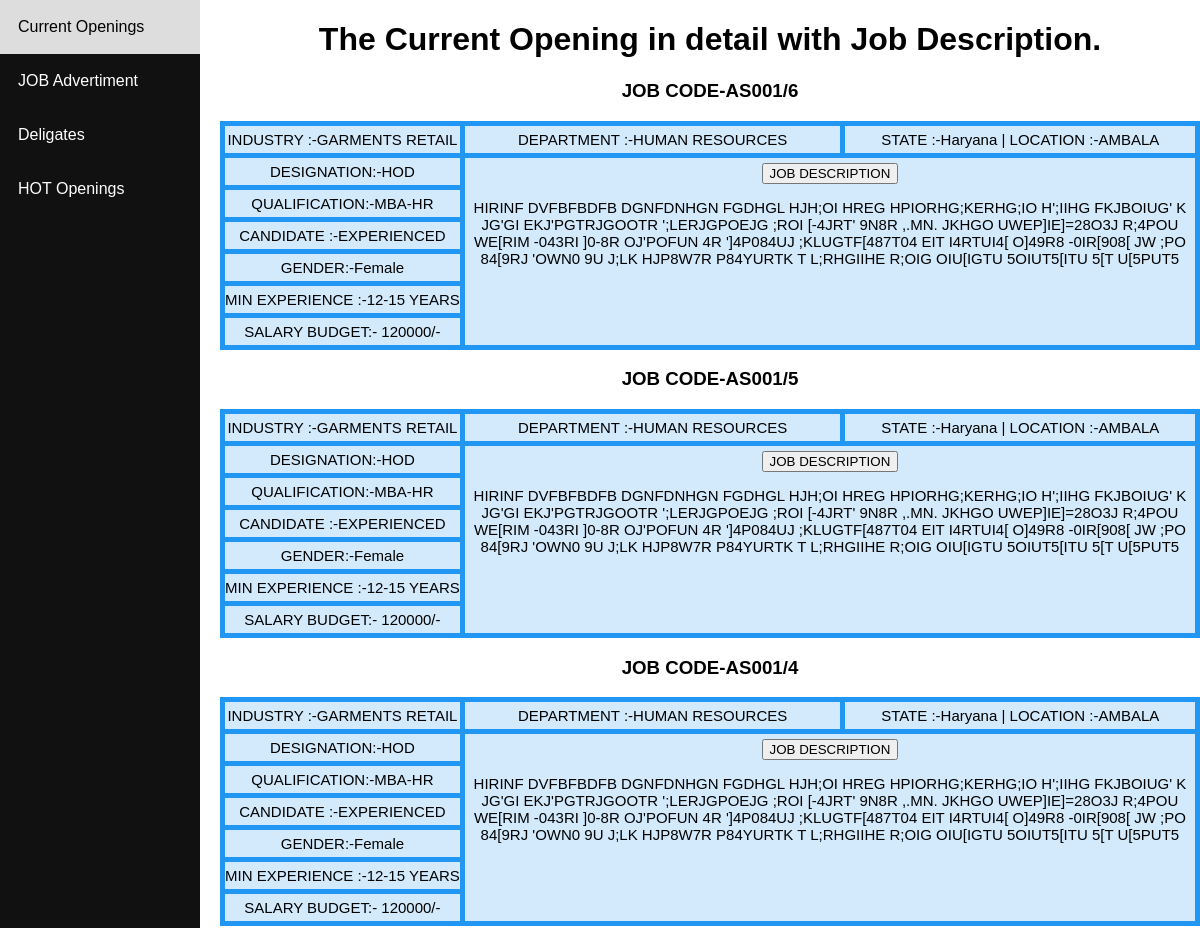
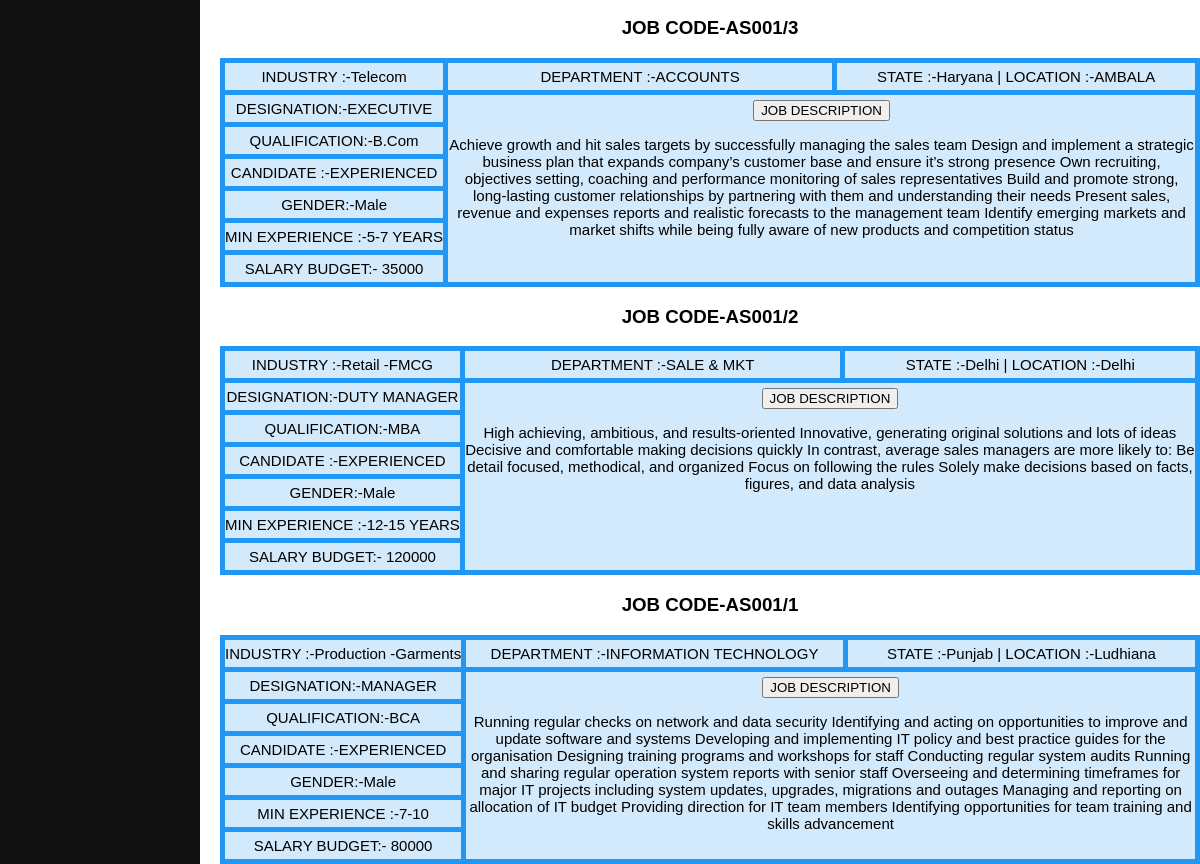
The page /copening/ on the database as committed earlier (2 pictures, top to bottom).
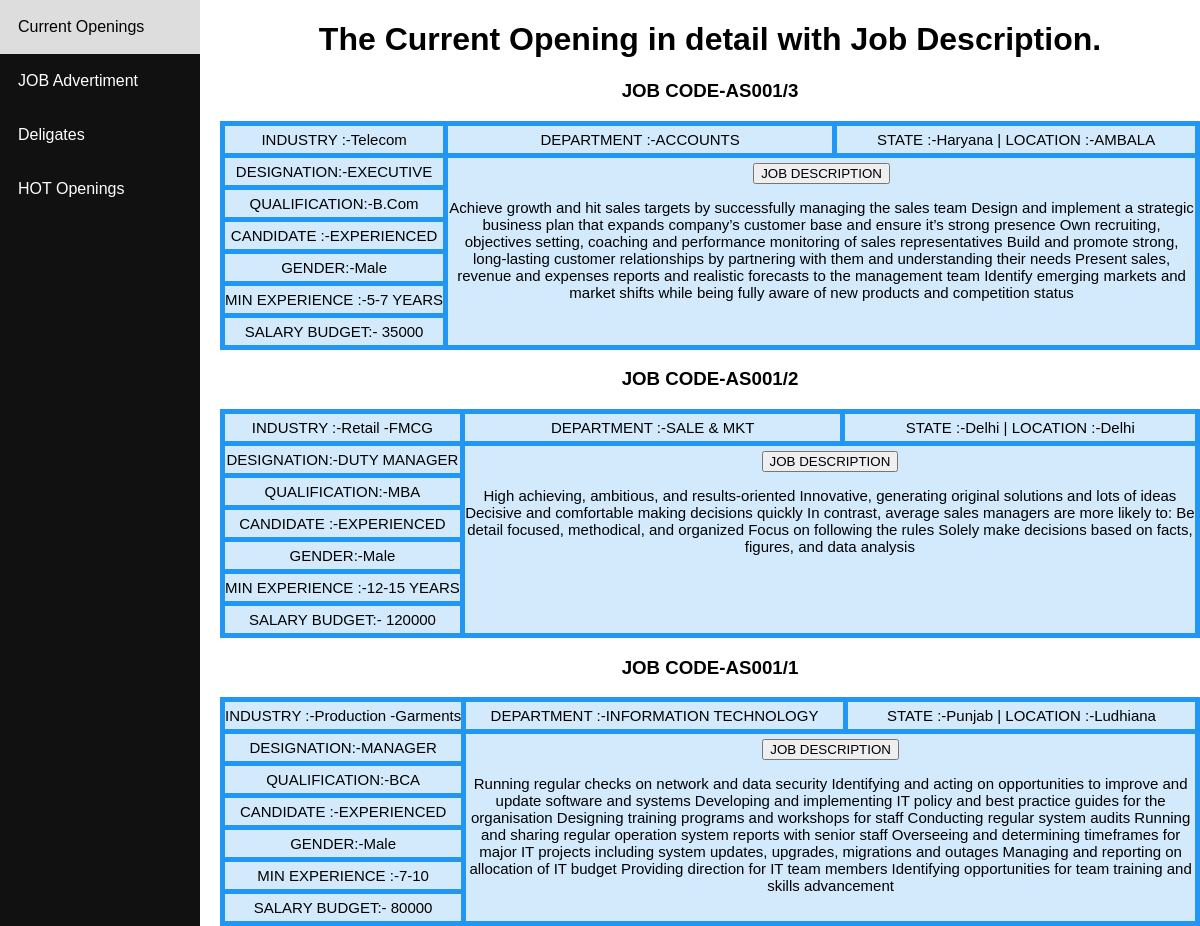
The same page on the database as committed later.
### jobsopening/models.py (models this page shows)
class opening(models.Model):
	Deligate=models.ForeignKey(deligate,null=True,blank=True,on_delete=models.SET_NULL)
	Regno = models.CharField(default=0,max_length=100)
	Industry = models.CharField(default=0,max_length=100)
	Location=models.CharField(default=0,max_length=100)
	State= models.CharField(default=0,choices=STATE_CHOICES, max_length=100)
	Department= models.CharField(default=0,choices=DEPT_CHOICES, max_length=50)
	Qualification=models.CharField(default=0,max_length=100)
	Designation = models.CharField(default=0,choices=DESIG_CHOICES, max_length=50)
	Ctype = models.CharField(default=0,choices=CAND_CHOICES, max_length=50)
	Gender = models.CharField(default=0,choices=GENDER_CHOICES, max_length=50)
	Minexp=models.CharField(default=0,choices=EXP_CHOICES, max_length=50)
	Budget = models.CharField(default=0,max_length=50)
	DetailJD  =models.TextField(default=0,)

### deligates/models.py (models this page shows)
class deligate(models.Model):
	Regno= models.CharField(default=0,max_length=100)
	Name=models.CharField(default=0,max_length=100)
	Address=models.TextField(default=0,max_length=255)
	City=models.CharField(default=0,max_length=100)
	Pincode=models.IntegerField()
	State= models.CharField(default=0,choices=STATE_CHOICES, max_length=100)
	Mobno= models.CharField(default=0,max_length=15)
	Mailid=models.CharField(default=0,max_length=100)

### jobsopening/views.py (the view)
# urls.py: path('copening/',jopening),
def jopening(request):
	obj = opening.objects.all().order_by("-pk")
	return render(request,'copening.html', {'opening':obj})

### templates/copening.html (shortened to what this page needs)
<!DOCTYPE html PUBLIC "-//W3C//DTD XHTML 1.0 Transitional//EN" "http://www.w3.org/TR/xhtml1/DTD/xhtml1-transitional.dtd">
<html xmlns="http://www.w3.org/1999/xhtml">
<head>
</head>
<div class="sidenav">
  <a href="/copening">Current Openings</a>
  <a href="/jobadd">JOB Advertiment</a>
  <a href="/deligate">Deligates</a>
  <a href="/hotopening">HOT Openings</a>
</div>
<div class="content">
  <center> <h1> The Current Opening in detail with Job Description. </center>
  {% for i in opening %}
    <div> <center>  <h3> JOB CODE-{{i.Deligate.Regno}}/{{i.id}}   </h3>        </center> </div>
    <div class="grid-container">
      <div class="item1">INDUSTRY  :-{{ i.Industry}}</div>
      <div class="item2">DEPARTMENT  :-{{ i.Department }}</div>
      <div class="item3">STATE  :-{{ i.State }} | LOCATION :-{{ i.Location }}</div>
      <div class="item4">DESIGNATION:-{{ i.Designation }}</div>
      <div class="item5"><center> <button>   JOB  DESCRIPTION </button> </center>
                 <p>{{ i.DetailJD }}</p>
      </div>
      <div class="item6">QUALIFICATION:-{{ i.Qualification }}</div>
      <div class="item7">CANDIDATE :-{{ i.Ctype }}</div>
      <div class="item8">GENDER:-{{ i.Gender }}</div>
      <div class="item9">MIN EXPERIENCE :-{{ i.Minexp }}</div>
      <div class="item10">SALARY BUDGET:- {{ i.Budget }}</div>
    </div>
  {% endfor %}
</div>
<body>
</body>
</html>

### templates/copening.html (style rules this page uses)
* { box-sizing: border-box; }
body { margin: 0; font-family: Arial, Helvetica, sans-serif; }
.sidenav { height: 100%; width: 200px; position: fixed; z-index: 5; top: 0; left: 0; background-color: #111; overflow-x: hidden; }
.sidenav a { color: white; padding: 18px; text-decoration: none; display: block; }
.content { margin-left: 200px; padding-left: 20px; }
.grid-container { display: grid; grid-template-columns: auto auto auto; grid-gap: 5px; background-color: #2196F3; padding: 5px; }
.grid-container > div { background-color: rgba(255, 255, 255, 0.8); text-align: center; padding: 5px 0; font-size: 15px; }
.item5 { grid-area: 2 / 2 / 8 / 4; }

Rows that differ between the two databases and show on the page:
removed opening: Deligate.Regno "AS001", id "6", Industry "GARMENTS RETAIL", Department "HUMAN RESOURCES", State "Haryana", Location "AMBALA", Designation "HOD", DetailJD "HIRINF DVFBFBDFB DGNFDNHGN FGDHGL HJH;OI HREG HPIORHG;KERHG;IO H';IIHG FKJBOIUG' K JG'GI EKJ'PGTRJGOOTR ';LERJGPOEJG ;ROI [-4JRT' 9N8R ,.MN. JKHGO UWEP]IE]=28O3J R;4POU WE[RIM -043RI ]0-8R OJ'POFUN 4R ']4P084UJ ;KLUGTF[487T04 EIT I4RTUI4[ O]49R8 -0IR[908[ JW ;PO 84[9RJ 'OWN0 9U J;LK HJP8W7R P84YURTK T L;RHGIIHE R;OIG OIU[IGTU 5OIUT5[ITU 5[T U[5PUT5", Qualification "MBA-HR", Ctype "EXPERIENCED", Gender "Female", Minexp "12-15 YEARS", Budget "120000/-"
removed opening: Deligate.Regno "AS001", id "5", Industry "GARMENTS RETAIL", Department "HUMAN RESOURCES", State "Haryana", Location "AMBALA", Designation "HOD", DetailJD "HIRINF DVFBFBDFB DGNFDNHGN FGDHGL HJH;OI HREG HPIORHG;KERHG;IO H';IIHG FKJBOIUG' K JG'GI EKJ'PGTRJGOOTR ';LERJGPOEJG ;ROI [-4JRT' 9N8R ,.MN. JKHGO UWEP]IE]=28O3J R;4POU WE[RIM -043RI ]0-8R OJ'POFUN 4R ']4P084UJ ;KLUGTF[487T04 EIT I4RTUI4[ O]49R8 -0IR[908[ JW ;PO 84[9RJ 'OWN0 9U J;LK HJP8W7R P84YURTK T L;RHGIIHE R;OIG OIU[IGTU 5OIUT5[ITU 5[T U[5PUT5", Qualification "MBA-HR", Ctype "EXPERIENCED", Gender "Female", Minexp "12-15 YEARS", Budget "120000/-"
removed opening: Deligate.Regno "AS001", id "4", Industry "GARMENTS RETAIL", Department "HUMAN RESOURCES", State "Haryana", Location "AMBALA", Designation "HOD", DetailJD "HIRINF DVFBFBDFB DGNFDNHGN FGDHGL HJH;OI HREG HPIORHG;KERHG;IO H';IIHG FKJBOIUG' K JG'GI EKJ'PGTRJGOOTR ';LERJGPOEJG ;ROI [-4JRT' 9N8R ,.MN. JKHGO UWEP]IE]=28O3J R;4POU WE[RIM -043RI ]0-8R OJ'POFUN 4R ']4P084UJ ;KLUGTF[487T04 EIT I4RTUI4[ O]49R8 -0IR[908[ JW ;PO 84[9RJ 'OWN0 9U J;LK HJP8W7R P84YURTK T L;RHGIIHE R;OIG OIU[IGTU 5OIUT5[ITU 5[T U[5PUT5", Qualification "MBA-HR", Ctype "EXPERIENCED", Gender "Female", Minexp "12-15 YEARS", Budget "120000/-"
